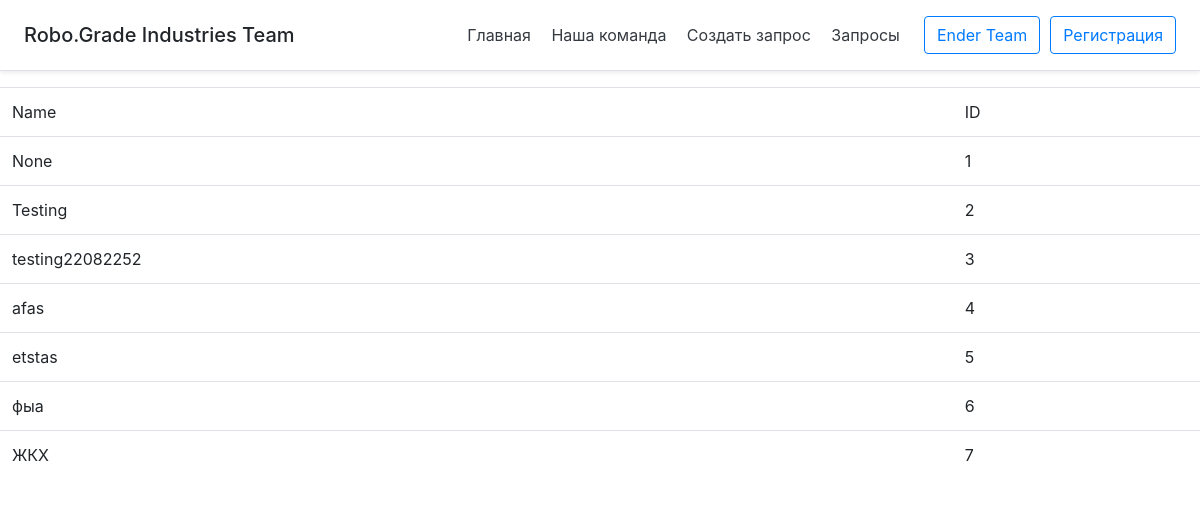
The page /listArticles (signed in) on the database its author committed.
### tables this page shows
CREATE TABLE "articles" (
	"id"	INTEGER,
	"title"	TEXT,
	"desc"	TEXT,
	"byUserid"	INTEGER,
	"isAccepted"	INTEGER,
	UNIQUE("id"),
	PRIMARY KEY("id" AUTOINCREMENT)
);

### main.py (the view)
@app.route('/listArticles')
def listArticles():
    global username, users
    cursor.execute("SELECT * from articles")
    dict = cursor.fetchall()
    if getUser().id == None:
        return render_template("articleList.html", username="You is not logged", dict=dict, logged=False)
    else:
        return render_template("articleList.html", username=getUser().firstname + " " + getUser().lastname, dict=dict, logged=True)

### main.py (called while the page is built)
def getUser():
    global users
    user = User()
    for i in range(0, len(users)):
        if users[i][0] == request.remote_addr:
            return users[i][1]
    return user

### templates/articleList.html (shortened to what this page needs)
{% extends 'base.html' %}
{% block username %}
{{ username }}
{% endblock %}
{% block content %}
<table class="table table-hover" id="example">
    <tr>
        <td>Name</td> <td>ID</td>
    </tr>
	{% for item in dict %}
		<tr id="tablerow" onclick="test({{ item[0] }})">
			<td>{{ item[1] }}</td> <td>{{ item[0] }}</td>
		</tr>
	{% endfor %}
</table>
{% endblock %}

### rows shown on the page
articles: item "None", id "1"
articles: title "Testing", id "2"
articles: title "testing22082252", id "3"
articles: title "afas", id "4"
articles: title "etstas", id "5"
articles: title "фыа", id "6"
articles: title "ЖКХ", id "7"

### other values the page prints
{{ username }} "Ender Team"
